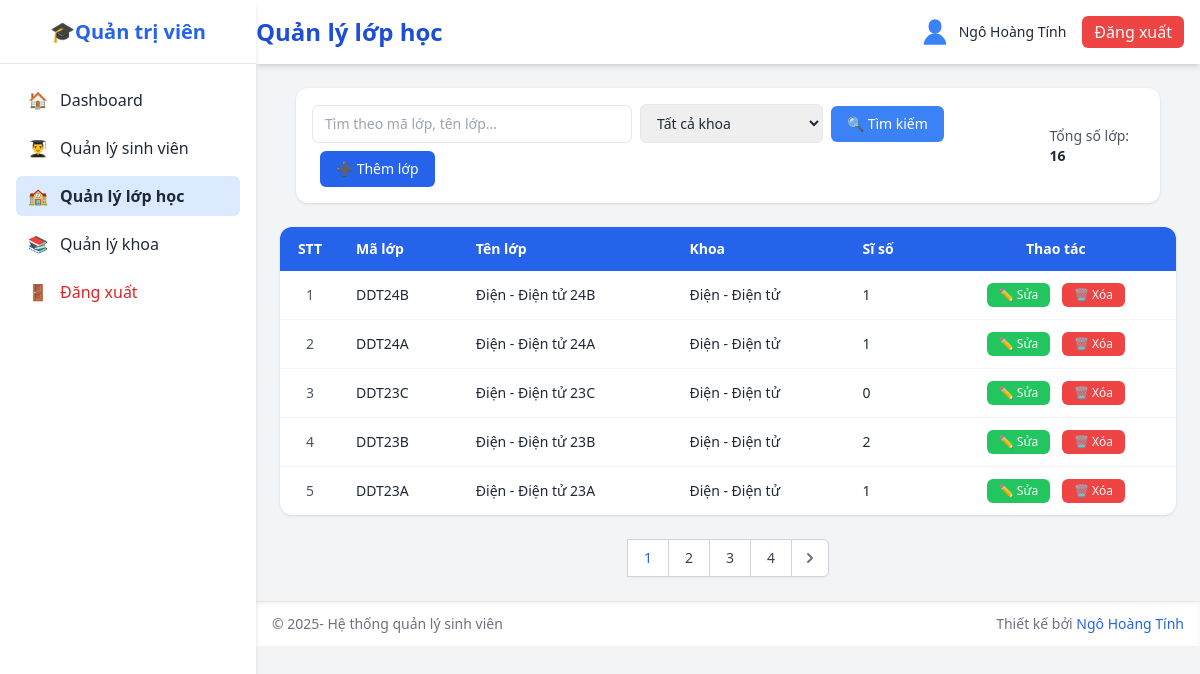
The app's page /admin/class_list.php (signed in) with its own data.
### tables this page shows
CREATE TABLE `lop` (
  `malop` varchar(20) NOT NULL,
  `tenlop` varchar(100) NOT NULL,
  `makhoa` varchar(20) DEFAULT NULL
);

CREATE TABLE `khoa` (
  `makhoa` varchar(20) NOT NULL,
  `tenkhoa` varchar(100) NOT NULL,
  `mota` text DEFAULT NULL
);

### database/pdo.php (called while the page is built, shortened)
<?php
class DB
{
    private static $pdo = null;
    private static function connect_pdo(): \PDO
    {
        $host = DB_HOST;
        $user = DB_USERNAME;
        $pass = DB_PASSWORD;
        $db   = DB_NAME;
        $charset = DB_CHARSET;
        $dsn = "mysql:host={$host};dbname={$db};charset={$charset}";
        try {
            $options = [
                \PDO::ATTR_ERRMODE => \PDO::ERRMODE_EXCEPTION,
                \PDO::ATTR_DEFAULT_FETCH_MODE => \PDO::FETCH_ASSOC,
                \PDO::ATTR_EMULATE_PREPARES => false,
            ];
            return new \PDO($dsn, $user, $pass, $options);
        } catch (\PDOException $e) {
            die('Kết nối PDO thất bại: ' . $e->getMessage());
        }
    }
    private static function init()
    {
        if (self::$pdo === null) {
            self::$pdo = self::connect_pdo();
        }
    }
    public static function getPdo()
    {
        return self::$pdo;
    }
    public static function select(string $sql, array $params = []): array
    {
        $stmt = self::getPdo()->prepare($sql);
        $stmt->execute($params);
        return $stmt->fetchAll();
    }
    public static function selectOne(string $sql, array $params = []): ?array
    {
        $stmt = self::getPdo()->prepare($sql);
        $stmt->execute($params);
        $row = $stmt->fetch();
        return $row === false ? null : $row;
    }
}

### admin/class_list.php (the view, shortened to what this page needs)
<?php
include('../includes/sidebar.php');
include('../includes/header.php');
$search = trim($_GET['search'] ?? '');
$makhoa = trim($_GET['makhoa'] ?? '');
$page = max(1, intval($_GET['page'] ?? 1));
$per_page = 5;
$offset = ($page - 1) * $per_page;
$where = [];
$params = [];
$whereClause = !empty($where) ? 'WHERE ' . implode(' AND ', $where) : '';
$sqlTotal = 'SELECT COUNT(DISTINCT l.malop) as count FROM lop l LEFT JOIN khoa k ON l.makhoa = k.makhoa ' . $whereClause;
$paramsTotal = [];
$totalRow = DB::selectOne($sqlTotal, $paramsTotal);
$total = $totalRow ? (int) $totalRow['count'] : 0;
$sqlLops = 'SELECT l.malop, l.tenlop, l.makhoa, k.tenkhoa, COUNT(sv.mssv) as sosv FROM lop l '
    . 'LEFT JOIN khoa k ON l.makhoa = k.makhoa '
    . 'LEFT JOIN sinh_vien sv ON l.malop = sv.malop '
    . $whereClause
    . ' GROUP BY l.malop '
    . 'ORDER BY l.malop DESC '
    . ' LIMIT :offset, :limit';
$lops = DB::select($sqlLops, array_merge($params, ['offset' => $offset, 'limit' => $per_page]));
$total_pages = max(1, (int) ceil($total / $per_page));
?>
<div class="max-w-7xl mx-auto px-4">
    <div class="bg-white rounded-xl shadow p-4 mb-4">
        <form method="GET" action="" class="flex flex-col sm:flex-row sm:items-center sm:justify-between gap-3">
            <div class="flex items-center gap-2 flex-wrap">
                <input type="text" name="search" value="<?php echo htmlspecialchars($search); ?>"
                       placeholder="Tìm theo mã lớp, tên lớp..."
                       class="w-full sm:w-80 px-3 py-2 border rounded-md focus:ring-2 focus:ring-blue-400 outline-none text-sm" />
                <select name="makhoa" class="px-3 py-2 border rounded-md focus:ring-2 focus:ring-blue-400 outline-none text-sm">
                    <option value="">Tất cả khoa</option>
                </select>
                <button type="submit" class="bg-blue-500 hover:bg-blue-600 text-white px-4 py-2 rounded-md text-sm">
                    🔍 Tìm kiếm
                </button>
                <a href="class_add.php" class="ml-2 bg-blue-600 hover:bg-blue-700 text-white px-4 py-2 rounded-md text-sm inline-flex items-center">
                    ➕ Thêm lớp
                </a>
            </div>
            <div class="mt-2 sm:mt-0 text-sm text-gray-600">
                <div>Tổng số lớp: <span class="font-semibold text-gray-800"><?php echo $total; ?></span></div>
            </div>
        </form>
    </div>
</div>
<div class="bg-white rounded-xl shadow overflow-x-auto">
    <table class="min-w-full text-sm">
        <thead class="bg-blue-600 text-white">
            <tr>
                <th class="py-3 px-4 text-center" style="width: 60px">STT</th>
                <th class="py-3 px-4 text-left">Mã lớp</th>
                <th class="py-3 px-4 text-left">Tên lớp</th>
                <th class="py-3 px-4 text-left">Khoa</th>
                <th class="py-3 px-4 text-left">Sĩ số</th>
                <th class="py-3 px-4 text-center">Thao tác</th>
            </tr>
        </thead>
        <tbody class="divide-y divide-gray-100">
            <?php foreach ($lops as $index => $lop): ?>
            <tr class="hover:bg-gray-50">
                <td class="py-3 px-4 text-center text-gray-600"><?php echo $offset + $index + 1; ?></td>
                <td class="py-3 px-4"><?php echo htmlspecialchars($lop['malop']); ?></td>
                <td class="py-3 px-4"><?php echo htmlspecialchars($lop['tenlop']); ?></td>
                <td class="py-3 px-4"><?php echo htmlspecialchars($lop['tenkhoa']); ?></td>
                <td class="py-3 px-4"><?php echo (int) $lop['sosv']; ?></td>
                <td class="py-3 px-4 text-center space-x-2">
                    <a href="class_edit.php?malop=<?php echo urlencode($lop['malop']); ?>"
                       class="bg-green-500 hover:bg-green-600 text-white px-3 py-1 rounded-md text-xs inline-block">
                       ✏️ Sửa
                    </a>
                    <a href="class_delete.php?malop=<?php echo urlencode($lop['malop']); ?>"
                       onclick="return confirm('Bạn có chắc muốn xóa lớp \'<?php echo addslashes($lop['tenlop']); ?>\'?');"
                       class="bg-red-500 hover:bg-red-600 text-white px-3 py-1 rounded-md text-xs inline-block">
                       🗑️ Xóa
                    </a>
                </td>
            </tr>
            <?php endforeach; ?>
        </tbody>
    </table>
</div>
<?php if ($total_pages > 1): ?>
<div class="mt-6 flex justify-center">
    <nav class="relative z-0 inline-flex rounded-md shadow-sm -space-x-px" aria-label="Phân trang">
        <?php
        $range = 2;
        if ($page > $range + 1): ?>
            <?php endif;
        for ($i = max(1, $page - $range); $i <= min($total_pages, $page + $range); $i++): ?>
            <a href="?page=<?php echo $i; ?><?php echo $search ? '&search=' . urlencode($search) : ''; ?><?php echo $makhoa ? '&makhoa=' . urlencode($makhoa) : ''; ?>"
               class="relative inline-flex items-center px-4 py-2 border border-gray-300 bg-white text-sm font-medium <?php echo $i === $page ? 'text-blue-600 bg-blue-50' : 'text-gray-700 hover:bg-gray-50'; ?>">
                <?php echo $i; ?>
            </a>
        <?php endfor;
        if ($page < $total_pages - $range): ?>
            <a href="?page=<?php echo $total_pages; ?><?php echo $search ? '&search=' . urlencode($search) : ''; ?><?php echo $makhoa ? '&makhoa=' . urlencode($makhoa) : ''; ?>"
               class="relative inline-flex items-center px-4 py-2 border border-gray-300 bg-white text-sm font-medium text-gray-700 hover:bg-gray-50"><?php echo $total_pages; ?></a>
        <?php endif; ?>
        <?php if ($page < $total_pages): ?>
        <a href="?page=<?php echo $page + 1; ?><?php echo $search ? '&search=' . urlencode($search) : ''; ?><?php echo $makhoa ? '&makhoa=' . urlencode($makhoa) : ''; ?>"
           class="relative inline-flex items-center px-2 py-2 rounded-r-md border border-gray-300 bg-white text-sm font-medium text-gray-500 hover:bg-gray-50">
            <svg class="h-5 w-5" xmlns="http://www.w3.org/2000/svg" viewBox="0 0 20 20" fill="currentColor">
                <path fill-rule="evenodd" d="M7.293 14.707a1 1 0 010-1.414L10.586 10 7.293 6.707a1 1 0 011.414-1.414l4 4a1 1 0 010 1.414l-4 4a1 1 0 01-1.414 0z" clip-rule="evenodd" />
            </svg>
        </a>
        <?php endif; ?>
    </nav>
</div>
<?php endif; ?>
<?php include('../includes/footer.php'); ?>

### records on screen
lop: index "1", malop "DDT24B", tenlop "Điện - Điện tử 24B", makhoa.tenkhoa "Điện - Điện tử", sosv "1"
lop: index "2", malop "DDT24A", tenlop "Điện - Điện tử 24A", makhoa.tenkhoa "Điện - Điện tử", sosv "1"
lop: index "3", malop "DDT23C", tenlop "Điện - Điện tử 23C", makhoa.tenkhoa "Điện - Điện tử", sosv "0"
lop: index "4", malop "DDT23B", tenlop "Điện - Điện tử 23B", makhoa.tenkhoa "Điện - Điện tử", sosv "2"
lop: index "5", malop "DDT23A", tenlop "Điện - Điện tử 23A", makhoa.tenkhoa "Điện - Điện tử", sosv "1"

### other values on screen
$page_title "Quản lý lớp học"
$_SESSION['fullname'] "Ngô Hoàng Tính"
$total "16"
$total_pages "4"
